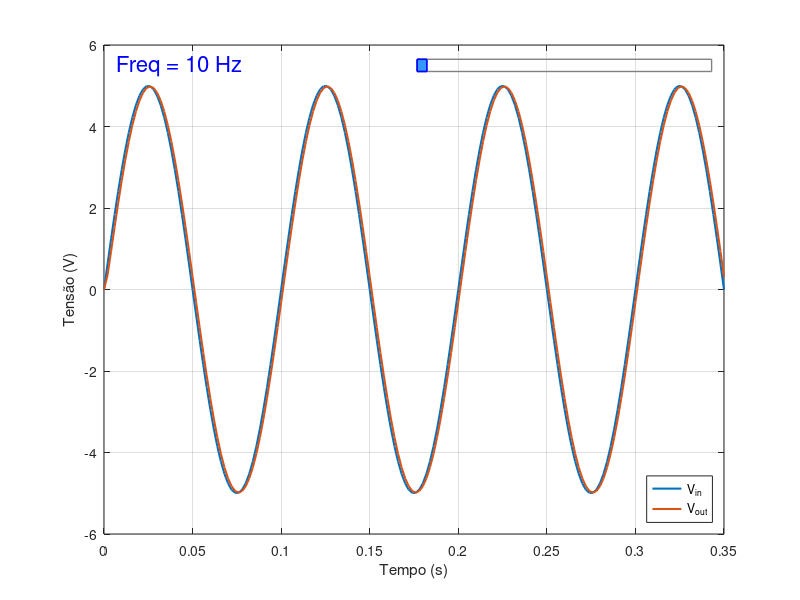
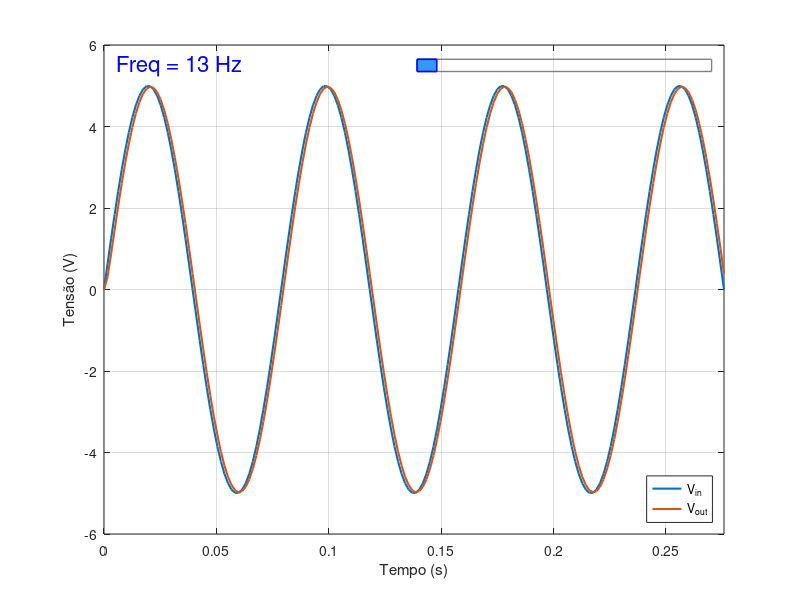
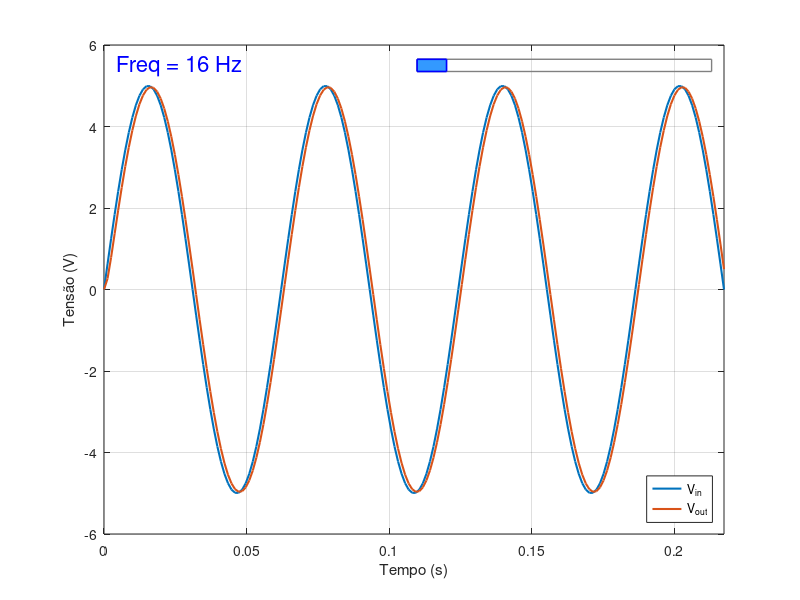
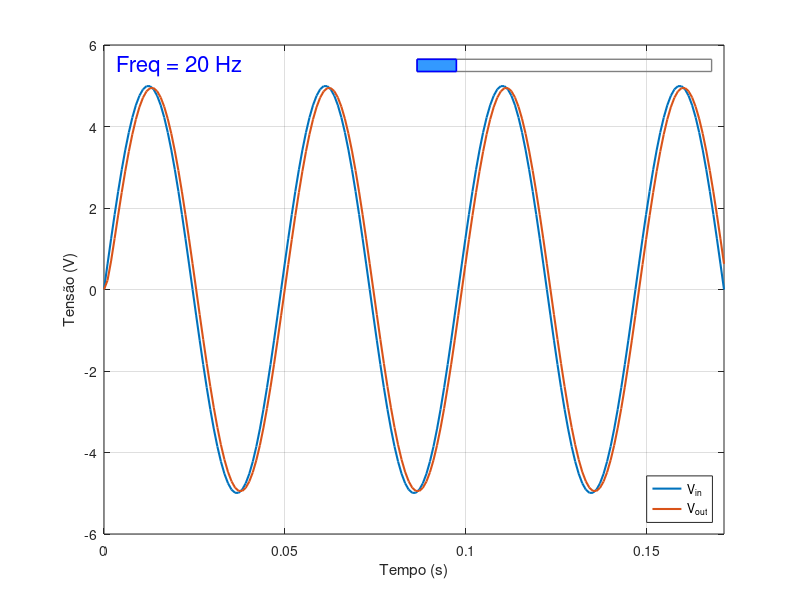

The MATLAB script that drew these images, in order:
% baseado em circuito_RC_seno_varia.m
% Simula senoides freq. variável na entrada de
% um circuito RC passa-baixas

pkg load control

R = 1e3;
C = 1e-6;
disp("Frequência de corte deste circuito:")
fc=1/(2*pi*R*C)

s = tf('s');

H = 1/(R*C*s + 1);

Vm = 5;

% frequencias = [10 32 100 316 1000 3162 10000 fc/10 fc 10*fc];
frequencias = logspace(1,4,30); % 30 pts (10 em cada decada, entre 10 - 10Khz)

pts = length(frequencias); % total de pontos
azul_claro = [0.2, 0.6, 1.0]; % Código RGB para azul celeste

cont = 0;
for f = frequencias

    cont = cont + 1;
    per = (cont/pts);

    T = 1/f; % período da onda
    t_fim = 3.5*T;
    t_sampling = T/50; % 50 pontos por ciclo
    clear t Vin Vout;  % recomeça vetores
    t = 0:t_sampling:t_fim;

    Vin = Vm*sin(2*pi*f*t);

    [Vout, t] = lsim(H, Vin, t);

    figure;

    plot(t, Vin, 'LineWidth', 1.5);
    hold on;
    plot(t, Vout, 'LineWidth', 1.5);
    xlim([0 t_fim]);  % para não deixar eventual espaço em branco no final
    grid on;

    % Sobrepondo barra de avanço em frequencia...
    x_ini = 0.505*t_fim;
    x_fim = 0.98*t_fim;
    largura = x_fim - x_ini;
    y_fim = 1.13*Vm;
    y_ini = 1.07*Vm;
    altura = y_fim - y_ini;
    rectangle("Position", [x_ini, y_ini, largura, altura], ...
          "FaceColor", "none", ...       % Vazado por dentro
          "EdgeColor", [0.5, 0.5, 0.5], ... % Cor cinza (RGB)
          "LineWidth", 1);               % Espessura de 1 ponto
    % calcula barra de avanço
    avanco = per*largura;
    x_atual = x_ini + avanco;
    rectangle("Position", [x_ini, y_ini, avanco, altura], ...
          "FaceColor", azul_claro, ...       % Cor interna azul
          "EdgeColor", "blue", ...      % Cor da borda
          "LineWidth", 1.2);

    % Completa gráfico
    xlabel('Tempo (s)');
    ylabel('Tensão (V)');
    legend('V_{in}', 'V_{out}', "location", "southeast");

    aux = num2str(round(f));
    % title(['f = ', num2str(aux), ' Hz']);
    texto = ["Freq = ", aux, " Hz"];

    y_text = Vm*1.1; % .6180;
    x_text = t_fim*0.02; % 0.1618;
    text(x_text, y_text, texto, ...
      "FontSize", 16, ...
      "Color", "blue")

    filename = ['circuito_RC_seno_', aux, 'Hz.gif'];
    print(filename, "-dgif");
    fprintf("%2d. Gerado o arquivo: %s\n", cont, filename)

end
disp("Fim")
